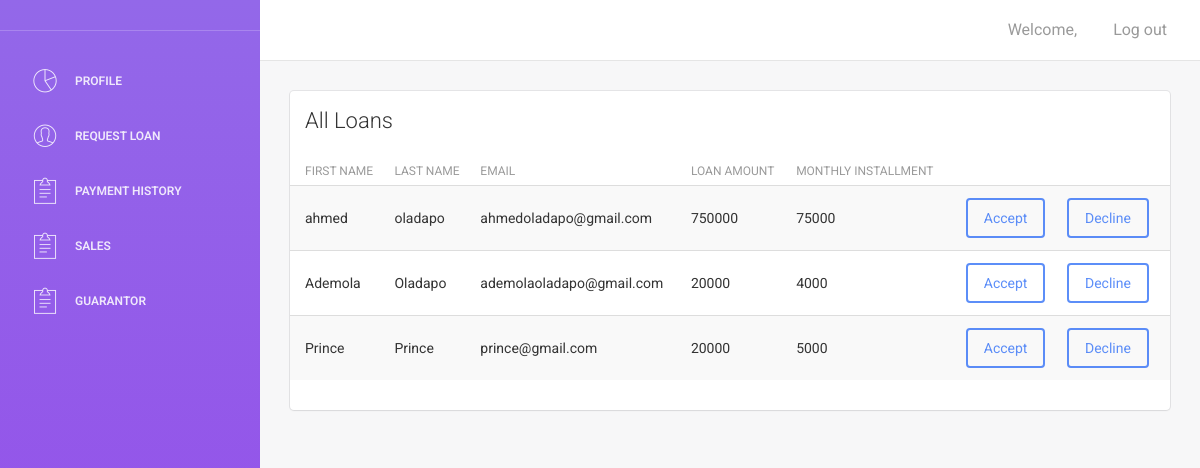
The app's page /dim/ with its own data.
### cooperative/models.py (models this page shows, shortened)
class Loandb(models.Model):
    user= models.ForeignKey(User,on_delete=models.CASCADE)
    amount = models.IntegerField()
    tenure=models.CharField(max_length=244)
    due_date = models.DateField(auto_now=True)
    guarantee=models.EmailField(null=True)
    gurantor_email=models.EmailField()
    monthly_installment = models.IntegerField()
    loan_request=models.CharField(max_length=200,null=True)

### cooperative/views.py (the view)
# urls.py: path('dim/', views.dmin, name='dmin'),
def dmin(request):
       all_loans = Loandb.objects.all()
       return render(request,'admin.html',{'loans':all_loans})

### templates/admin.html (shortened to what this page needs)
{% extends 'base.html' %}
{% block content %}
<div class="content">
    <div class="container-fluid">
        <div class="row">
            <div class="col-md-12">
                <div class="card">
                    <div class="header">
                        <h4 class="title">All Loans</h4>
                    </div>
                    <div class="content table-responsive table-full-width">
                        <table class="table table-hover table-striped">
                            <thead>
                                <th>First Name</th>
                                <th>Last Name</th>
                                <th>Email</th>
                                <th>Loan Amount</th>
                                <th>Monthly Installment</th>
                            </thead>
                            <tbody>
                                    {%  for loan in loans %}
                                <tr>
                                    <td> {{ loan.user.first_name}}</td>
                                    <td> {{ loan.user.last_name}}</td>
                                    <td> {{ loan.user}}</td>
                                    <td>{{ loan.amount}}</td>
                                    <td>{{ loan.monthly_installment}}</td>
                                    <td><form action="/admin_accept/" method="POST">
                                        <input type="submit" class="btn btn-primary" value="Accept" >
                                    </form></td>
                                    <td><form action="/admin_decline/" method="POST">
                                            <input type="submit" class="btn btn-primary" value="Decline" >
                                        </form></td>
                                </tr>
                                {% endfor%}
                            </tbody>
                        </table>
                    </div>
                </div>
            </div>
{% endblock %}

### templates/base.html (shortened to what this page needs)
{% load static%}
<!doctype html>
<html lang="en">
<head>
    <link href="{% static 'css/bootstrap.min.css' %}" rel="stylesheet" />
    <link href="{% static 'css/animate.min.css' %}" rel="stylesheet"/>
    <link href="{% static 'css/light-bootstrap-dashboard.css' %}" rel="stylesheet"/>
    <link href="{% static 'css/demo.css'%}" rel="stylesheet" />
    <link href="http://maxcdn.bootstrapcdn.com/font-awesome/4.2.0/css/font-awesome.min.css" rel="stylesheet">
    <link href="{% static 'css/pe-icon-7-stroke.css' %}" rel="stylesheet" />
</head>
<body>
<div class="wrapper">
    <div class="sidebar" data-color="purple" >
    	<div class="sidebar-wrapper">
            <div class="logo">
                <a href="{% url 'dash' %}" class="simple-text">
                </a>
            </div>
            <ul class="nav">
                <li>
                    <a href="{% url 'dash' %}">
                        <i class="pe-7s-graph"></i>
                        <p>Profile</p>
                    </a>
                </li>
                <li>
                    <a href="{% url 'loann' %}">
                        <i class="pe-7s-user"></i>
                        <p>Request Loan</p>
                    </a>
                </li>
                <li>
                    <a href="{% url 'payment' %}">
                        <i class="pe-7s-note2"></i>
                        <p>PayMent History</p>
                    </a>
                </li>
                <li>
                    <a href="">
                        <i class="pe-7s-note2"></i>
                        <p>Sales</p>
                    </a>
                </li>
                  <li>
                    <a href="{% url 'guard' %}">
                        <i class="pe-7s-note2"></i>
                        <p>Guarantor</p>
                    </a>
                </li>
            </ul>
    	</div>
    </div>
    <div class="main-panel">
		<nav class="navbar navbar-default navbar-fixed">
            <div class="container-fluid">
                <div class="navbar-header">
                    <a class="navbar-brand" href="#"></a>
                </div>
                <div class="collapse navbar-collapse">
                     <ul class="nav navbar-nav navbar-right">
                        <li>
                           <a href="">
                               <p>{{ "Welcome"}}, {{request.user.first_name}} {{request.user.last_name}}</p>
                            </a>
                        </li>
                        <li>
                            <a href="{% url 'logout' %}">
                                <p>Log out</p>
                            </a>
                        </li>
                </div>
            </div>
        </nav>
{% block content %}
{% endblock %}
</div>
</div>
    </body>
</html>

### records on screen
Loandb: user.first_name "ahmed", user.last_name "oladapo", user "ahmedoladapo@gmail.com", amount "750000", monthly_installment "75000"
Loandb: user.first_name "Ademola", user.last_name "Oladapo", user "ademolaoladapo@gmail.com", amount "20000", monthly_installment "4000"
Loandb: user.first_name "Prince", user.last_name "Prince", user "prince@gmail.com", amount "20000", monthly_installment "5000"

### other values on screen
{{ "Welcome" }} "Welcome"
